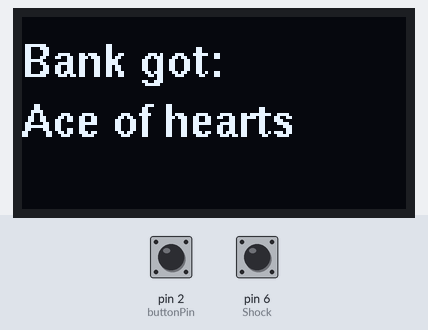
A sketch run on a simulated Arduino Uno, built with avr-gcc and run on an emulated ATmega328P. Parts: 128×64 one-colour display. The test bench sets the inputs (shaded band); at power-on: pin 2 (buttonPin) LOW, pin 6 (Shock) HIGH. Random numbers use the default seed unless the sketch sets one; what the sketch prints to the serial monitor is not drawn.

Above: at 2.0 s.
At 12.5 s:
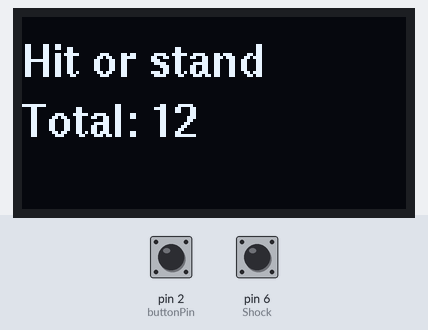
12.6 s: pin 2 (buttonPin) pulled HIGH for 0.15 s
At 14.0 s:
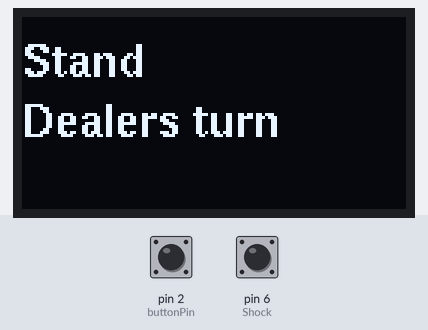
15.7 s: pin 2 (buttonPin) pulled HIGH for 3.2 s
At 26.9 s:
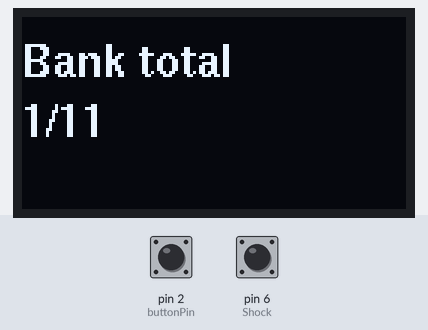
Timing chart, 0 to 28.4 s (numbered marks = the images above; inputs shaded):
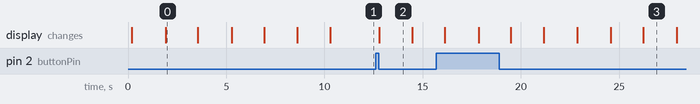

The sketch:

Blackjack.ino
```cpp
/*
 * BLACK JACK
 * Spelet går ut på att
 */

#include "Wire.h"
#include <SPI.h>
#include <Wire.h>
//#include <Adafruit_GFX.h>
//#include <Adafruit_SSD1306.h>
#include "U8glib.h"


U8GLIB_SSD1306_128X64 oled(U8G_I2C_OPT_NO_ACK);


//#define SCREEN_WIDTH 128 // OLED display width, in pixels
//#define SCREEN_HEIGHT 64


//Adafruit_SSD1306 display(SCREEN_WIDTH, SCREEN_HEIGHT, &Wire, -1);


int Shock = 6;  // sensor signal
const int buttonPin = 2;
int player = 0; // 0 if bank 1 if player
int gameStarted = 0; // 0 not started 1 started
int playerTotal = 0; // total player score with aces counted as 1
int numAcesPlayer = 0;
int bankTotal = 0; // total player score with aces counted as 1
int numAcesBank = 0;
int initCards = 1;

void setup() {
  randomSeed(analogRead(0)); // Seed the random number generator with an analog reading
  pinMode(Shock, INPUT);  // define input for sensor signal
  Wire.begin();
  pinMode(buttonPin, INPUT);
  Serial.begin(115200);
  oled.setFont(u8g_font_helvB10);


}

void loop() {

  int buttonState = digitalRead(buttonPin);
  unsigned long lastSensorReadTime = 0;
  const unsigned long sensorReadInterval = 20; // Adjust this interval as needed

  unsigned long currentTime = millis();

  int shockVal = digitalRead(Shock);

  if (gameStarted == 0) {
    updateStartscreen();
  }

  else
  {
    //Serial.println(val);

    // Bank
    if (player == 0 and initCards == 1) {
      //Serial.println("player");
      //Serial.println(player);
      updateHit();
      player = 1;
    }
    if (player == 1 and initCards == 1) {
      updateHit();
      initCards = 0;
      updateHit();
    }
    if (player == 0 and initCards == 0) {
      updateHit();
    }
    if (shockVal == LOW) {
        updateHit();
    }
    if (buttonState == HIGH) {
      updateStand();
    }
  }
}

void updateStartscreen() {
   if (gameStarted == 0) {
     updateOled("BlackJack", "The Game");
     delay(1500);
     gameStarted = 1;
   }
}

String getSymbol() {
  int randomSymbol = random(1, 5);

  if (randomSymbol == 1) {
    return " of hearts";
  }
  else if (randomSymbol == 2) {
    return " of diamonds";
  }
  else if (randomSymbol == 3) {
    return " of clubs";
  }
  else {
    return " of spades";
  }

  return "";
}

int getCard() {
  int number[] = {1, 2, 3, 4, 5, 6, 7, 8, 9, 10, 11, 12, 13};
  int numberSize = sizeof(number) / sizeof(number[0]);
  int randomList = random(numberSize);
  int selectedNumber = number[randomList];


  //Serial.print("Randomly selected number: ");
  //Serial.print(selectedNumber);
  return selectedNumber;
}

String getCharacter(int card) {
  if (card == 11) {
    return "Jack";
  }
  if (card == 12) {
    return "Queen";
  }
  if (card == 13) {
    return "King";
  }
  if (card == 1) {
    return "Ace";
  }
  return String(card);
}

/*
 * Denna funktion konverterar knekt / dam / kung till värdet 10
 * samt tar hand om ess som kan vara 1 eller 11. Båda värdena sparas
 * för att hantera bägge fallen.
 */
void getTotals(int card) {

  int cardMax = min(card, 10);
  if (player == 0) {
    bankTotal += cardMax;
  }
  else {
    playerTotal += cardMax;
  }

  if (card == 1) {
    if (player == 0) {
      numAcesBank += 1;
    }
    else {
      numAcesPlayer += 1;
    }
  }
}
void updateHitDisplay(String symbol, int card) {

  getTotals(card);

  //Serial.println("absolutTotal");
  //Serial.println(absolutTotal);
  //Serial.println("absolutTotalAce");
  //Serial.println(absolutTotalAce);

  String cardStr = getCharacter(card);
  String totalStr = "";
  String totalStrAce = "";
  if (player == 0) {

    totalStr = String(bankTotal);
    if (numAcesBank > 0 and bankTotal < 12) {
      totalStrAce = "/" + String(bankTotal+10);
    }
  }
  else {
    totalStr = String(playerTotal);
    if (numAcesPlayer > 0 and playerTotal < 12) {
     totalStrAce = "/" + String(playerTotal+10);
    }
  }


  //Serial.println(totalStrAce);

  if (player == 1) {
    updateOled("You got: ", cardStr + symbol);
  }
  else {
    updateOled("Bank got: ", cardStr + symbol);
  }

  delay(1500);


  if (playerTotal > 21 and player == 1) {
    updateStand();
    return;
  }
  if (player == 1) {
    if (initCards == 0) {
      updateOled("Hit or stand", "Total: " + totalStr + totalStrAce);
    }
    else {
      updateOled("Player", "Total: " + totalStr + totalStrAce);
    }
  }
  else
  {
    updateOled("Bank total", totalStr + totalStrAce);
  }

  delay(1500);

  /*
   * Bank must stop if more than 16
   */
  if (player == 0 and (bankTotal > 16 or (bankTotal + 10 > 16 and bankTotal + 10 < 22 and numAcesBank > 0))) {
    updateStand();
  }
}

void updateHit() {

  String symbol = getSymbol();
  int card = getCard();

  updateHitDisplay(symbol, card);
}


void updateStand() {

  Serial.println("player");
  Serial.println(player);
  if (player == 1) {
    if (numAcesPlayer > 0 and playerTotal < 12) {
      playerTotal += 10;
    }
    if (playerTotal > 21) {
      updateOled("Lose", "You are worst!");
      delay(2500);
      updateReset();
    }
    else {
      updateOled("Stand", "Dealers turn");
      player = 0;
      delay(1500);
    }

  }
  else {
    if (numAcesBank > 0 and bankTotal < 12) {
      bankTotal += 10;
    }
    if (bankTotal > 21) {
      updateOled("WIN", "You are best!");
      delay(1500);
      updateReset();
    }
    else if (playerTotal > bankTotal) {
      updateOled("WIN", "You are best!");
      delay(1500);
      updateReset();
    }
    else {
      updateOled("Lose", "You are worst!");
      delay(1500);
      updateReset();
    }
  }
}


void updateReset() {
  playerTotal = 0;
  bankTotal = 0;
  numAcesPlayer = 0;
  numAcesBank = 0;
  player = 0;
  gameStarted = 0;
  initCards = 1;
  //Serial.println("player");
  //Serial.println(player);
}

void updateOled(String text1, String text2) {
  oled.firstPage();
  do {
    oled.drawStr(0, 20, text1.c_str());
    oled.drawStr(0, 40, text2.c_str());
  } while (oled.nextPage());
}
```

Measured:
- after the input at 12.6 s, the display: changes after 0.18 s (image 2)
- what the display in image 0 shows lasts 1.7 s, from 1.9 s to 3.6 s
- what the display in image 2 shows lasts 1.7 s, from 12.8 s to 14.5 s
